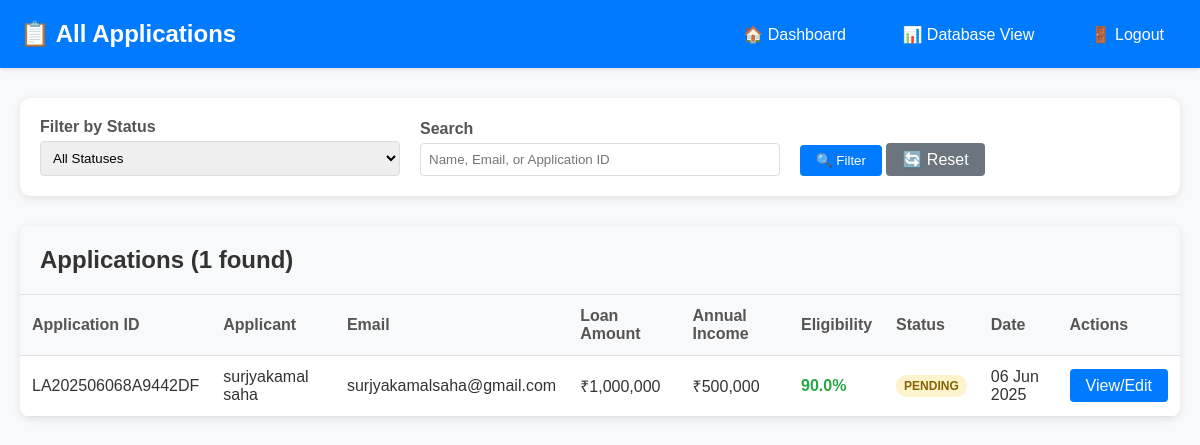
Page /admin/applications (signed in) on the committed database.
### app.py (models this page shows)
class LoanApplication(db.Model):
    __tablename__ = 'loan_applications'
    id = db.Column(db.Integer, primary_key=True)
    application_id = db.Column(db.String(20), unique=True, nullable=False)
    first_name = db.Column(db.String(50), nullable=False)
    last_name = db.Column(db.String(50), nullable=False)
    email = db.Column(db.String(120), nullable=False)
    phone = db.Column(db.String(15), nullable=False)
    date_of_birth = db.Column(db.Date, nullable=False)
    address = db.Column(db.Text, nullable=False)
    city = db.Column(db.String(50), nullable=False)
    state = db.Column(db.String(50), nullable=False)
    zip_code = db.Column(db.String(10), nullable=False)
    employment_status = db.Column(db.String(50), nullable=False)
    annual_income = db.Column(Numeric(12, 2), nullable=False)  # Changed from db.Decimal to Numeric
    loan_amount = db.Column(Numeric(12, 2), nullable=False)    # Changed from db.Decimal to Numeric
    loan_purpose = db.Column(db.String(100), nullable=False)
    status = db.Column(db.String(20), default='pending')
    created_at = db.Column(db.DateTime, default=datetime.utcnow)
    updated_at = db.Column(db.DateTime, default=datetime.utcnow, onupdate=datetime.utcnow)
    eligibility = db.relationship('EligibilityCheck', backref='application', uselist=False, cascade='all, delete-orphan')
    logs = db.relationship('ApplicationLog', backref='application', cascade='all, delete-orphan')

class EligibilityCheck(db.Model):
    __tablename__ = 'eligibility_checks'
    id = db.Column(db.Integer, primary_key=True)
    application_id = db.Column(db.Integer, db.ForeignKey('loan_applications.id'), nullable=False)
    age_score = db.Column(db.Integer, default=0)
    income_score = db.Column(db.Integer, default=0)
    employment_score = db.Column(db.Integer, default=0)
    loan_to_income_score = db.Column(db.Integer, default=0)
    total_score = db.Column(db.Integer, default=0)
    percentage = db.Column(Numeric(5, 2), default=0)  # Changed from db.Decimal to Numeric
    status = db.Column(db.String(20), default='pending')
    created_at = db.Column(db.DateTime, default=datetime.utcnow)

### app.py (the view, shortened to what this page needs)
@app.route('/admin/applications')
def admin_applications():
    if not session.get('admin_logged_in'):
        return redirect(url_for('admin_login'))
    status_filter = request.args.get('status', '')
    search_query = request.args.get('search', '')
    query = LoanApplication.query
    if status_filter:
        query = query.filter(LoanApplication.status == status_filter)
    applications = query.order_by(LoanApplication.created_at.desc()).all()
    return render_template('admin_applications.html', applications=applications)

### app.py (called while the page is built)
@app.context_processor
def inject_app_name():
    return dict(app_name='LoanPro')

@app.context_processor
def inject_current_year():
    return dict(current_year=datetime.now().year)

### templates/admin_applications.html (shortened to what this page needs)
<!DOCTYPE html>
<html lang="en">
<head>
</head>
<body>
    <div class="header">
        <div class="header-content">
            <h1>📋 All Applications</h1>
            <div class="header-nav">
                <a href="{{ url_for('admin_dashboard') }}">🏠 Dashboard</a>
                <a href="{{ url_for('view_all_applications') }}">📊 Database View</a>
                <a href="{{ url_for('admin_logout') }}">🚪 Logout</a>
            </div>
        </div>
    </div>
    <div class="container">
        <div class="filters">
            <form method="GET">
                <div class="filter-row">
                    <div class="filter-group">
                        <label for="status">Filter by Status</label>
                        <select name="status" id="status">
                            <option value="">All Statuses</option>
                        </select>
                    </div>
                    <div class="filter-group">
                        <label for="search">Search</label>
                        <input type="text" name="search" id="search"
                               placeholder="Name, Email, or Application ID"
                               value="{{ request.args.get('search', '') }}">
                    </div>
                    <div class="filter-group">
                        <button type="submit" class="btn">🔍 Filter</button>
                        <a href="{{ url_for('admin_applications') }}" class="btn btn-secondary">🔄 Reset</a>
                    </div>
                </div>
            </form>
        </div>
        <div class="applications-table">
            <div class="table-header">
                <h2>Applications ({{ applications|length }} found)</h2>
            </div>
            {% if applications %}
            <div class="table-container">
                <table>
                    <thead>
                        <tr>
                            <th>Application ID</th>
                            <th>Applicant</th>
                            <th>Email</th>
                            <th>Loan Amount</th>
                            <th>Annual Income</th>
                            <th>Eligibility</th>
                            <th>Status</th>
                            <th>Date</th>
                            <th>Actions</th>
                        </tr>
                    </thead>
                    <tbody>
                        {% for app in applications %}
                        <tr>
                            <td>{{ app.application_id }}</td>
                            <td>{{ app.first_name }} {{ app.last_name }}</td>
                            <td>{{ app.email }}</td>
                            <td>₹{{ "{:,.0f}".format(app.loan_amount) }}</td>
                            <td>₹{{ "{:,.0f}".format(app.annual_income) }}</td>
                            <td>
                                {% if app.eligibility %}
                                    <span class="eligibility-score
                                        {% if app.eligibility.percentage >= 70 %}score-high
                                        {% elif app.eligibility.percentage >= 50 %}score-medium
                                        {% else %}score-low{% endif %}">
                                        {{ "{:.1f}".format(app.eligibility.percentage) }}%
                                    </span>
                                {% else %}
                                    <span style="color: #666;">Not calculated</span>
                                {% endif %}
                            </td>
                            <td>
                                <span class="status-badge status-{{ app.status }}">
                                    {{ app.status.replace('_', ' ').title() }}
                                </span>
                            </td>
                            <td>{{ app.created_at.strftime('%d %b %Y') }}</td>
                            <td>
                                <a href="{{ url_for('admin_application_detail', app_id=app.application_id) }}" class="btn">
                                    View/Edit
                                </a>
                            </td>
                        </tr>
                        {% endfor %}
                    </tbody>
                </table>
            </div>
            {% endif %}
        </div>
    </div>
</body>
</html>

### templates/admin_applications.html (style rules this page uses)
* { margin: 0; padding: 0; box-sizing: border-box; }
body { font-family: Arial, sans-serif; background-color: #f8f9fa; color: #333; }
.header { background: #007bff; color: white; padding: 20px 0; box-shadow: 0 2px 4px rgba(0,0,0,0.1); }
.header-content { max-width: 1200px; margin: 0 auto; padding: 0 20px; display: flex; justify-content: space-between; align-items: center; }
.header h1 { font-size: 24px; }
.header-nav a { color: white; text-decoration: none; margin-left: 20px; padding: 8px 16px; border-radius: 4px; transition: background 0.3s ease; }
.container { max-width: 1200px; margin: 0 auto; padding: 30px 20px; }
.filters { background: white; padding: 20px; border-radius: 10px; box-shadow: 0 2px 10px rgba(0,0,0,0.1); margin-bottom: 30px; }
.filter-row { display: flex; gap: 20px; align-items: end; flex-wrap: wrap; }
.filter-group { flex: 1; min-width: 200px; }
.filter-group label { display: block; margin-bottom: 5px; font-weight: bold; color: #555; }
.filter-group select, .filter-group input { width: 100%; padding: 8px; border: 1px solid #ddd; border-radius: 4px; }
.btn { padding: 8px 16px; background: #007bff; color: white; text-decoration: none; border: none; border-radius: 4px; cursor: pointer; transition: background 0.3s ease; }
.btn-secondary { background: #6c757d; }
.applications-table { background: white; border-radius: 10px; box-shadow: 0 2px 10px rgba(0,0,0,0.1); overflow: hidden; }
.table-header { background: #f8f9fa; padding: 20px; border-bottom: 1px solid #dee2e6; display: flex; justify-content: space-between; align-items: center; }
.table-container { overflow-x: auto; }
table { width: 100%; border-collapse: collapse; }
th, td { padding: 12px; text-align: left; border-bottom: 1px solid #dee2e6; }
th { background: #f8f9fa; font-weight: bold; color: #555; position: sticky; top: 0; }
.status-badge { display: inline-block; padding: 4px 8px; border-radius: 12px; font-size: 12px; font-weight: bold; text-transform: uppercase; }
.status-pending { background: #fff3cd; color: #856404; }
.eligibility-score { font-weight: bold; }
.score-high { color: #28a745; }

### rows in the picture
LoanApplication: application_id "LA202506068A9442DF", first_name "surjyakamal", last_name "saha", email "surjyakamalsaha@gmail.com", loan_amount "1,000,000", annual_income "500,000", status.replace "PENDING", created_at "06 Jun 2025"
EligibilityCheck: eligibility.percentage "90.0"

### other values in the picture
{{ applications|length }} "1"
